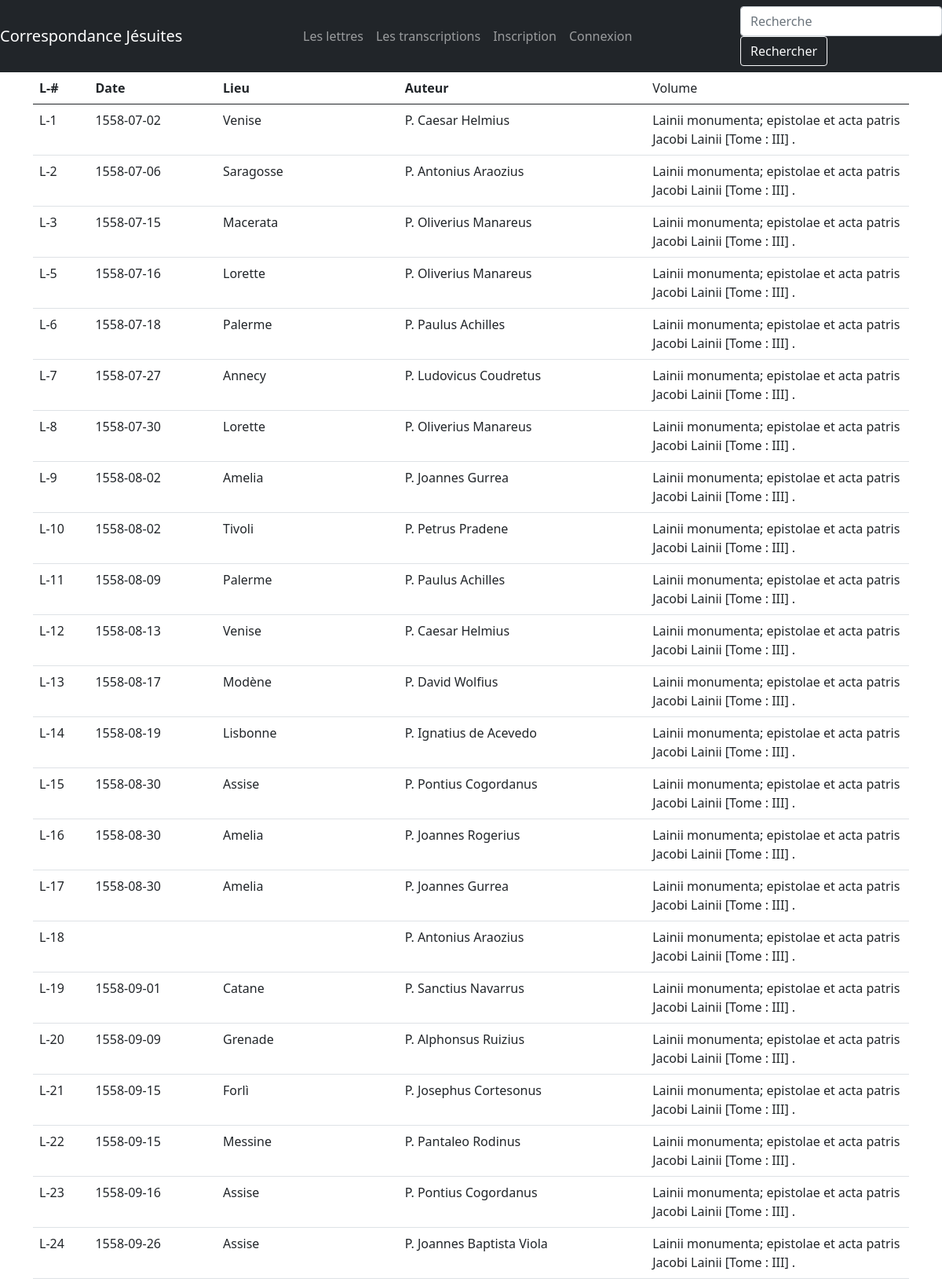
/index (upper part), run on the app's committed database.
### correspondance/modeles/donnees.py (models this page shows, shortened)
class Lettre(db.Model):
    __tablename__ = "lettre"
    lettre_id = db.Column(db.Integer, unique=True, nullable=False, primary_key=True, autoincrement=True)
    lettre_date = db.Column(db.Text, nullable=False)
    lettre_numero = db.Column(db.Text)
    lettre_redacteur = db.Column(db.Text)
    lettre_lieu = db.Column(db.Text)
    lettre_volume = db.relationship("Publication", secondary=Source, backref=db.backref("Lettre", lazy='dynamic'))
    transcription_texte: List["Transcription"] = db.relationship("Transcription", back_populates="lettre",
                                                                 cascade="all,delete")
    contributions = db.relationship("Contribution", back_populates="lettre")

class Publication(db.Model):
    __tablename__ = "publication"
    publication_id = db.Column(db.Integer, unique=True, nullable=False, primary_key=True, autoincrement=True)
    publication_titre = db.Column(db.Text)
    publication_volume = db.Column(db.Text)
    contributions = db.relationship("Contribution", back_populates="publication")

### correspondance/routes/generic.py (the view)
@app.route('/index', methods=["POST", "GET"])
def index():
    lettres = Lettre.query.all()
    publications = Publication.query.all()
    return render_template('pages/index.html', nom="Correspondance jésuite", lettres=lettres, publications=publications)

### correspondance/templates/pages/index.html
{% extends "conteneur.html" %}
{%block corps%}
    {% if lettres %}
    <table class="table">
        <thead>
            <tr>
                <th>L-#</th>
                <th>Date</th>
                <th>Lieu</th>
                <th>Auteur</th>
                <td>Volume</td>
            </tr>
        </thead>
        <tbody>
        {% for lettre in lettres %}
            <tr>
                <td>L-{{lettre.lettre_id}}</td>
                <td>{{lettre.lettre_date}}</td>
                <td>{{lettre.lettre_lieu}}</td>
                <td>{{lettre.lettre_redacteur}}</td>
                <td width="30%">{% if lettre.lettre_volume %}
                                {% for publication in lettre.lettre_volume %}
                                {{publication.publication_titre}} [Tome : {{publication.publication_volume}}] .
                                {% endfor %}
                                {% endif %}</td>
            </tr>
        {% endfor %}
        </tbody>
    </table>
    {% endif %}
{%endblock%}

### data on the page
Lettre: lettre_id "1", lettre_date "1558-07-02", lettre_lieu "Venise", lettre_redacteur "P. Caesar Helmius"
Publication: publication_titre "Lainii monumenta; epistolae et acta patris Jacobi Lainii", publication_volume "III"
Lettre: lettre_id "2", lettre_date "1558-07-06", lettre_lieu "Saragosse", lettre_redacteur "P. Antonius Araozius"
Lettre: lettre_id "3", lettre_date "1558-07-15", lettre_lieu "Macerata", lettre_redacteur "P. Oliverius Manareus"
Lettre: lettre_id "5", lettre_date "1558-07-16", lettre_lieu "Lorette", lettre_redacteur "P. Oliverius Manareus"
Lettre: lettre_id "6", lettre_date "1558-07-18", lettre_lieu "Palerme", lettre_redacteur "P. Paulus Achilles"
Lettre: lettre_id "7", lettre_date "1558-07-27", lettre_lieu "Annecy", lettre_redacteur "P. Ludovicus Coudretus"
Lettre: lettre_id "8", lettre_date "1558-07-30", lettre_lieu "Lorette", lettre_redacteur "P. Oliverius Manareus"
Lettre: lettre_id "9", lettre_date "1558-08-02", lettre_lieu "Amelia", lettre_redacteur "P. Joannes Gurrea"
Lettre: lettre_id "10", lettre_date "1558-08-02", lettre_lieu "Tivoli", lettre_redacteur "P. Petrus Pradene"
Lettre: lettre_id "11", lettre_date "1558-08-09", lettre_lieu "Palerme", lettre_redacteur "P. Paulus Achilles"
Lettre: lettre_id "12", lettre_date "1558-08-13", lettre_lieu "Venise", lettre_redacteur "P. Caesar Helmius"
Lettre: lettre_id "13", lettre_date "1558-08-17", lettre_lieu "Modène", lettre_redacteur "P. David Wolfius"
Lettre: lettre_id "14", lettre_date "1558-08-19", lettre_lieu "Lisbonne", lettre_redacteur "P. Ignatius de Acevedo"
Lettre: lettre_id "15", lettre_date "1558-08-30", lettre_lieu "Assise", lettre_redacteur "P. Pontius Cogordanus"
Lettre: lettre_id "16", lettre_date "1558-08-30", lettre_lieu "Amelia", lettre_redacteur "P. Joannes Rogerius"
Lettre: lettre_id "17", lettre_date "1558-08-30", lettre_lieu "Amelia", lettre_redacteur "P. Joannes Gurrea"
Lettre: lettre_id "18", lettre_redacteur "P. Antonius Araozius"
Lettre: lettre_id "19", lettre_date "1558-09-01", lettre_lieu "Catane", lettre_redacteur "P. Sanctius Navarrus"
Lettre: lettre_id "20", lettre_date "1558-09-09", lettre_lieu "Grenade", lettre_redacteur "P. Alphonsus Ruizius"
Lettre: lettre_id "21", lettre_date "1558-09-15", lettre_lieu "Forlì", lettre_redacteur "P. Josephus Cortesonus"
Lettre: lettre_id "22", lettre_date "1558-09-15", lettre_lieu "Messine", lettre_redacteur "P. Pantaleo Rodinus"
Lettre: lettre_id "23", lettre_date "1558-09-16", lettre_lieu "Assise", lettre_redacteur "P. Pontius Cogordanus"
Lettre: lettre_id "24", lettre_date "1558-09-26", lettre_lieu "Assise", lettre_redacteur "P. Joannes Baptista Viola"
